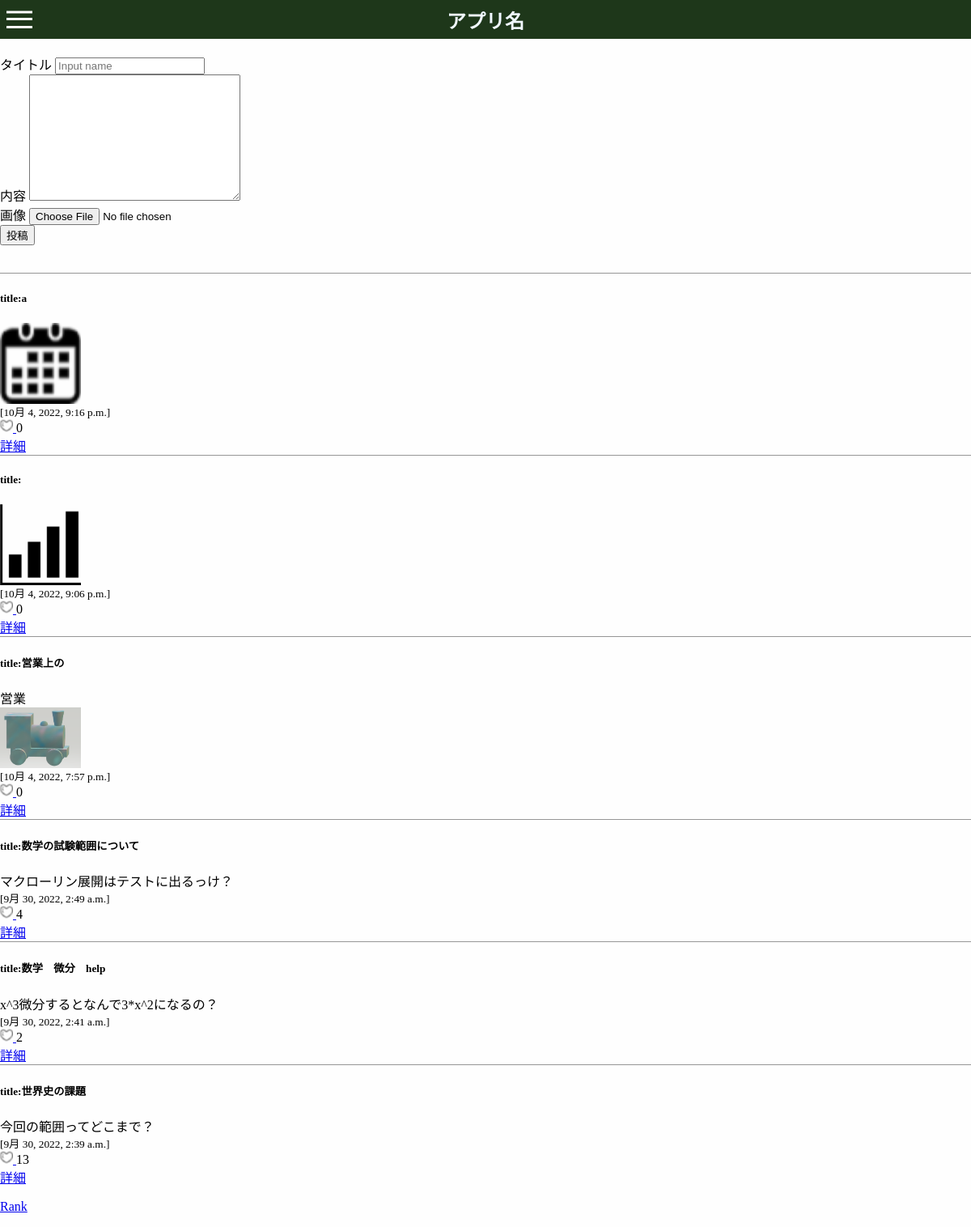
The page /top/ on the database as committed earlier.
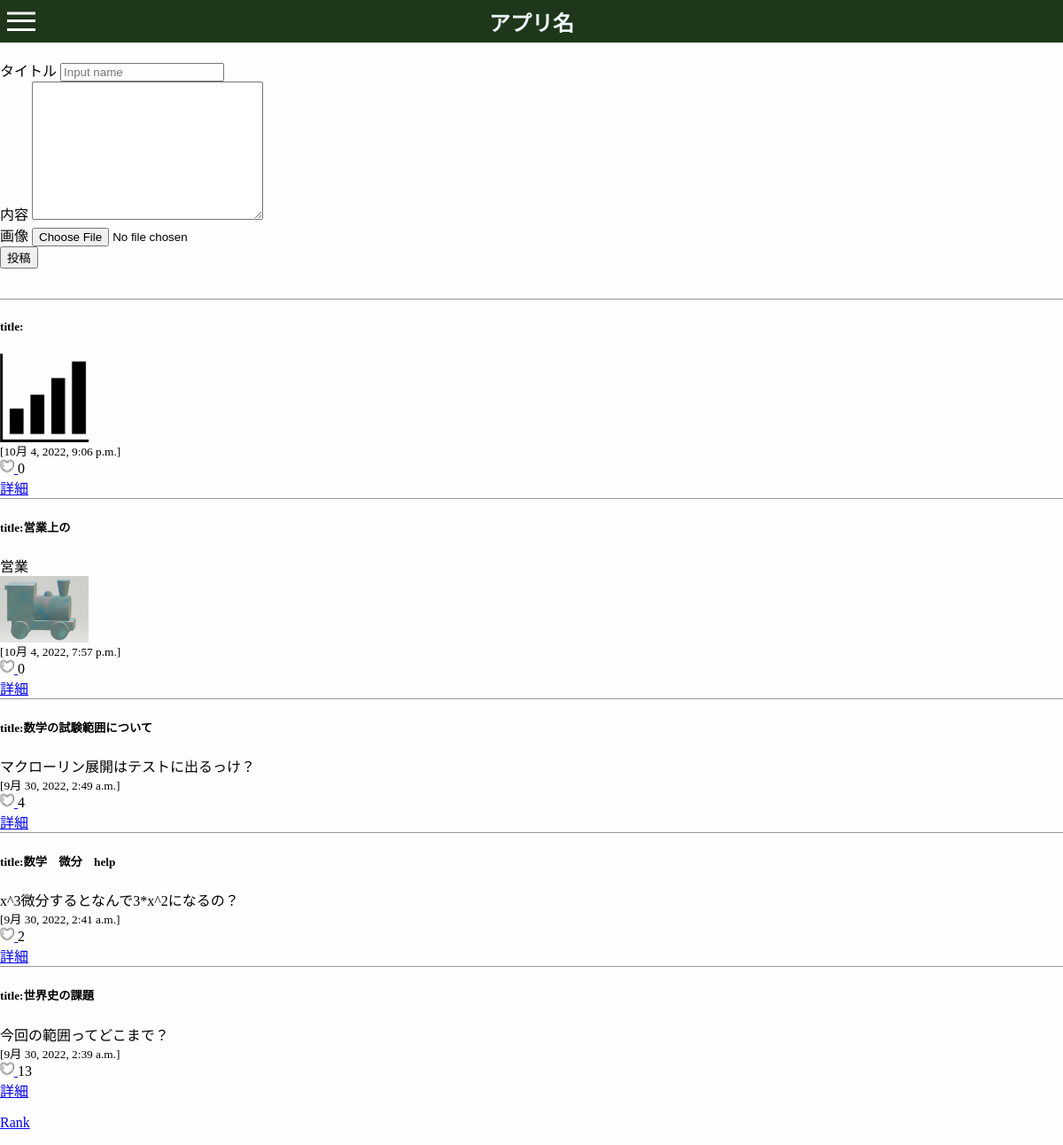
The same page on the database as committed later.
### app01/models.py (models this page shows, shortened)
class Article(models.Model):
    title = models.CharField(max_length=500)
    body = models.TextField()
    posted_at = models.DateTimeField(default=timezone.now)
    published_at = models.DateTimeField(blank=True, null=True)
    like = models.IntegerField(default=0)
    image = models.ImageField(upload_to='media/images',null=True, blank=True)

### app01/views.py (the view)
# urls.py: path('', views.index, name='index'),
def index(request):
	if request.method == 'POST':
		form = Image(request.POST)
		article = Article(title=request.POST["title"],body=request.POST["text"])
		if form.is_valid():
			article.image=request.FILES['image']
		else:
			article.image=False
		article.save()
		context = {
				"articles": Article.objects.order_by("-posted_at"),
			}
		return render(request, 'app01/top.html', context)
	else:
		context = {
            "articles": Article.objects.order_by("-posted_at")
	    }
		return render(request, 'app01/top.html', context)

### app01/templates/app01/top.html (shortened to what this page needs)
{% load static %}
<html>
  <head>
    <link rel="stylesheet" href="{% static 'css/top.css' %}">
    <link rel="stylesheet" href="{% static 'css/header.css' %}">
  </head>
  <header>
    <div class="inner">
      <div class="inner_color">
        <a href="{% url 'home' %}"><h2>アプリ名</h2></a>
      </div>
      <div class="h-menu">
        <label class="h-menu_icon" for="h-menu_checkbox"><span class="hamburger-icon"></span></label>
      </div>
    </div>
  </header>
  <body>
    <header>
      <div class="header-body">
        <h1>掲示板</h1>
      </div>
      <form action="{% url 'index' %}" method="post" enctype="multipart/form-data">
        <div>
          <div>
            <label for="titleInput">タイトル</label>
            <input id="titleInput" name="title" type="text" placeholder="Input name">
          </div>
          <div>
            <label for="textInput">内容</label>
            <textarea id="textInput" name="text" cols="30" rows="10" ></textarea>
          </div>
          <div>
            <label for="image">画像</label>
            <input type="file" name="image" accept="image/jpeg, image/png">
          </div>
        </div>
        <div>
          <button type="submit" id="button">投稿</button>
        </div>
      </form>
      <br>
      {% if articles %}
        {% for article in articles %}
          <div class="article">
            <h5>title:{{ article.title }}</h5>
            {{ article.body | linebreaksbr }}
            <diV>
              {% if article.image %}
              <img src="{{ article.image.url }}" style="width: 100px;height:auto">
              {% endif %}
            </diV>
            <small>[{{ article.posted_at }}]</small>
            <div>
              <a href="{% url 'like' article.id %}">
                <img src="..\media\images\heart.png" width="16" height="16">
              </a>
                {{ article.like }}
            </div>
            <a href="{% url 'detail' article.id %}">詳細</a>
            <br>
          </div>
        {% endfor %}
      {% else %}
        <p> 投稿はありません</p>
      {% endif %}
      <p><a href="{% url 'rank' %}" id="rank">Rank</a></p>
  </body>
</html>

Rows that differ between the two databases and show on the page:
removed Article: title "a", image (picture), posted_at "10月 4, 2022, 9:16 p.m.", like "0"
